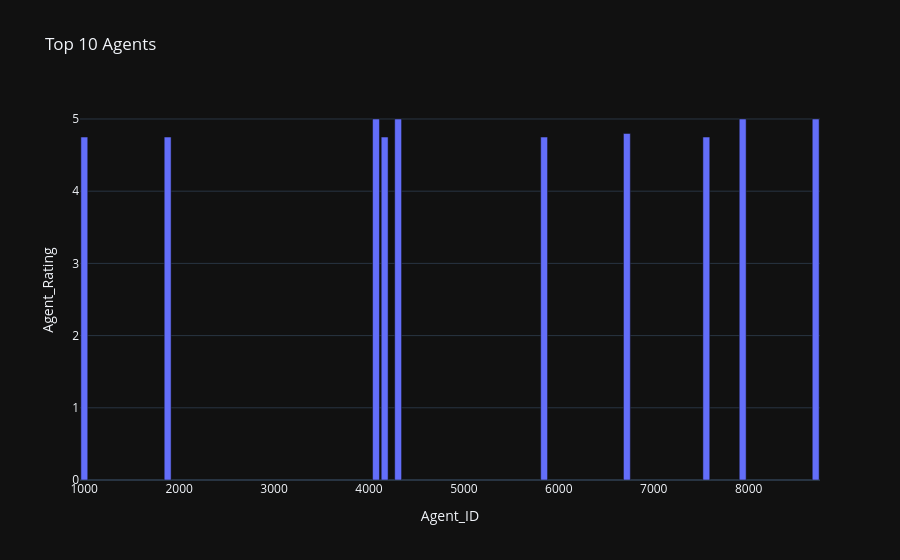

Notebook code cell kept with this figure:
### Markdown cell above
Agent Performance Dashboard
Top Agents by Rating

### Code cell
agent_perf = df.groupby('Agent_ID')['Agent_Rating'].mean().reset_index()

top_agents = agent_perf.sort_values(
    by='Agent_Rating',
    ascending=False
).head(10)

fig = px.bar(
    top_agents,
    x='Agent_ID',
    y='Agent_Rating',
    title='Top 10 Agents'
)

fig.show()

### Figure 1 — Plotly figure (JSON) as saved in the notebook; plotly's stock layout.template omitted (floating-point values rounded to 4 significant figures)
{"data": [{"hovertemplate": "Agent_ID=%{x}<br>Agent_Rating=%{y}<extra></extra>", "legendgroup": "", "marker": {"color": "#636efa", "pattern": {"shape": ""}}, "name": "", "orientation": "v", "showlegend": false, "textposition": "auto", "x": [8706, 7937, 4074, 4307, 6717, 4165, 7554, 1879, 5845, 1001], "xaxis": "x", "y": [5.0, 5.0, 5.0, 5.0, 4.8, 4.75, 4.75, 4.75, 4.75, 4.75], "yaxis": "y", "type": "bar"}], "layout": {"xaxis": {"anchor": "y", "domain": [0.0, 1.0], "title": {"text": "Agent_ID"}}, "yaxis": {"anchor": "x", "domain": [0.0, 1.0], "title": {"text": "Agent_Rating"}}, "legend": {"tracegroupgap": 0}, "title": {"text": "Top 10 Agents"}, "barmode": "relative"}}
